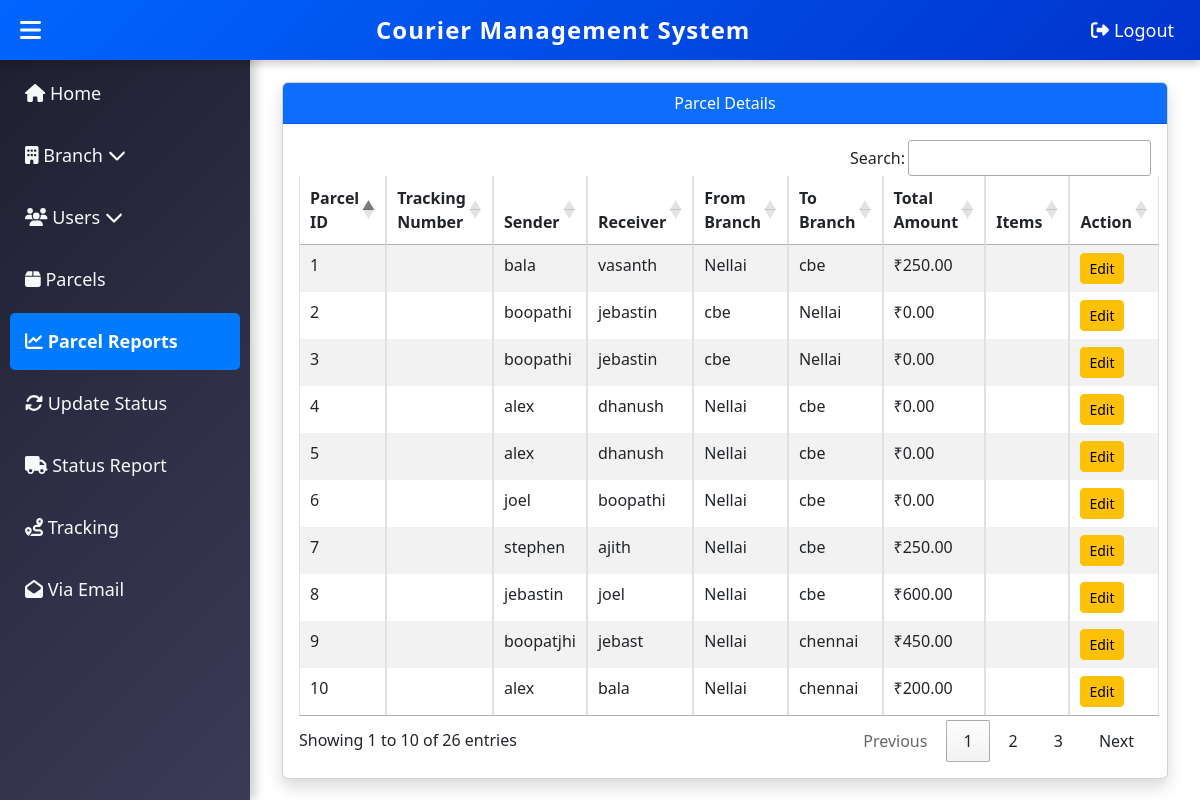
/parsel_report.php (signed in), run on the app's committed database.
### tables this page shows
CREATE TABLE `parcels` (
  `id` int(11) NOT NULL,
  `sender_name` varchar(255) NOT NULL,
  `sender_address` text NOT NULL,
  `sender_city` varchar(100) NOT NULL,
  `sender_email` varchar(255) NOT NULL,
  `sender_phone` varchar(15) NOT NULL,
  `sender_pincode` varchar(10) NOT NULL,
  `receiver_name` varchar(255) NOT NULL,
  `receiver_address` text NOT NULL,
  `receiver_city` varchar(100) NOT NULL,
  `receiver_email` varchar(255) NOT NULL,
  `receiver_phone` varchar(15) NOT NULL,
  `receiver_pincode` varchar(10) NOT NULL,
  `from_branch_id` int(11) NOT NULL,
  `to_branch_id` int(11) NOT NULL,
  `total_amount` decimal(10,2) DEFAULT 0.00,
  `created_at` timestamp NOT NULL DEFAULT current_timestamp(),
  `created_by` int(10) UNSIGNED NOT NULL,
  `tracking_number` varchar(20) DEFAULT NULL,
  `status` varchar(50) DEFAULT 'Pending'
);

CREATE TABLE `branches` (
  `id` int(11) NOT NULL,
  `branch_code` varchar(10) NOT NULL,
  `branch_name` varchar(50) NOT NULL,
  `city` varchar(50) NOT NULL,
  `state` varchar(50) NOT NULL,
  `phone_number` varchar(10) NOT NULL,
  `address` text NOT NULL,
  `pincode` varchar(6) NOT NULL,
  `created_at` timestamp NOT NULL DEFAULT current_timestamp()
);

### parsel_report.php (the view, shortened to what this page needs)
<?php
include 'db.php';
include 'maindash.php';
?>
<!DOCTYPE html>
<html lang="en">
<head>
    <link rel="stylesheet" href="https://cdn.jsdelivr.net/npm/bootstrap@5.3.0/dist/css/bootstrap.min.css">
    <link rel="stylesheet" href="https://cdn.datatables.net/1.13.6/css/jquery.dataTables.min.css">
    <link rel="stylesheet" href="https://cdn.datatables.net/buttons/2.3.6/css/buttons.dataTables.min.css">
</head>
<body>
<div class="dashboard-content">
    <div class="container">
        <h2 class="text-center mb-4">Parcel Report</h2>
        <div class="card shadow">
            <div class="card-header bg-primary text-white text-center">Parcel Details</div>
            <div class="card-body">
                <table id="parcelTable" class="table table-bordered table-striped">
                    <thead>
                        <tr>
                            <th>Parcel ID</th>
                            <th>Tracking Number</th>
                            <th>Sender</th>
                            <th>Receiver</th>
                            <th>From Branch</th>
                            <th>To Branch</th>
                            <th>Total Amount</th>
                            <th>Items</th>
                            <th>Action</th>
                        </tr>
                    </thead>
                    <tbody>
                        <?php
                        $sql = "SELECT p.id, p.tracking_number, p.sender_name, p.receiver_name, p.total_amount,
                                       b_from.branch_name AS from_branch, b_to.branch_name AS to_branch
                                FROM parcels p
                                LEFT JOIN branches b_from ON p.from_branch_id = b_from.id
                                LEFT JOIN branches b_to ON p.to_branch_id = b_to.id
                                ORDER BY p.id DESC";
                        $result = $conn->query($sql);
                        if ($result->num_rows > 0) {
                            while ($row = $result->fetch_assoc()) {
                                $parcel_id = $row['id'];
                                $itemSql = "SELECT item_name, kilograms, price FROM parcel_items WHERE parcel_id = $parcel_id";
                                $itemResult = $conn->query($itemSql);
                                $items = "";
                                while ($itemRow = $itemResult->fetch_assoc()) {
                                    $items .= "{$itemRow['item_name']} ({$itemRow['kilograms']}kg) - ₹{$itemRow['price']}<br>";
                                }
                                echo "<tr>
                                    <td>{$row['id']}</td>
                                    <td>{$row['tracking_number']}</td>
                                    <td>{$row['sender_name']}</td>
                                    <td>{$row['receiver_name']}</td>
                                    <td>{$row['from_branch']}</td>
                                    <td>{$row['to_branch']}</td>
                                    <td>₹{$row['total_amount']}</td>
                                    <td>$items</td>
                                    <td>
                                        <a href='edit_parcel.php?id={$row['id']}' class='btn btn-warning btn-sm'>Edit</a>
                                    </td>
                                </tr>";
                            }
                        } else {
                            echo "<tr><td colspan='10' class='text-center'>No parcels found</td></tr>";
                        }
                        ?>
                    </tbody>
                </table>
            </div>
        </div>
    </div>
</div>
</body>
</html>

### parsel_report.php (style rules this page uses)
.dashboard-content { margin-left: 250px; padding: 20px; transition: all 0.3s ease-in-out; }

### data on the page
parcels: id "10", sender_name "alex", receiver_name "bala", from_branch.branch_name "Nellai", to_branch.branch_name "chennai", total_amount "200.00"
parcels: id "9", sender_name "boopatjhi", receiver_name "jebast", from_branch.branch_name "Nellai", to_branch.branch_name "chennai", total_amount "450.00"
parcels: id "8", sender_name "jebastin", receiver_name "joel", from_branch.branch_name "Nellai", to_branch.branch_name "cbe", total_amount "600.00"
parcels: id "7", sender_name "stephen", receiver_name "ajith", from_branch.branch_name "Nellai", to_branch.branch_name "cbe", total_amount "250.00"
parcels: id "6", sender_name "joel", receiver_name "boopathi", from_branch.branch_name "Nellai", to_branch.branch_name "cbe", total_amount "0.00"
parcels: id "5", sender_name "alex", receiver_name "dhanush", from_branch.branch_name "Nellai", to_branch.branch_name "cbe", total_amount "0.00"
parcels: id "4", sender_name "alex", receiver_name "dhanush", from_branch.branch_name "Nellai", to_branch.branch_name "cbe", total_amount "0.00"
parcels: id "3", sender_name "boopathi", receiver_name "jebastin", from_branch.branch_name "cbe", to_branch.branch_name "Nellai", total_amount "0.00"
parcels: id "2", sender_name "boopathi", receiver_name "jebastin", from_branch.branch_name "cbe", to_branch.branch_name "Nellai", total_amount "0.00"
parcels: id "1", sender_name "bala", receiver_name "vasanth", from_branch.branch_name "Nellai", to_branch.branch_name "cbe", total_amount "250.00"
